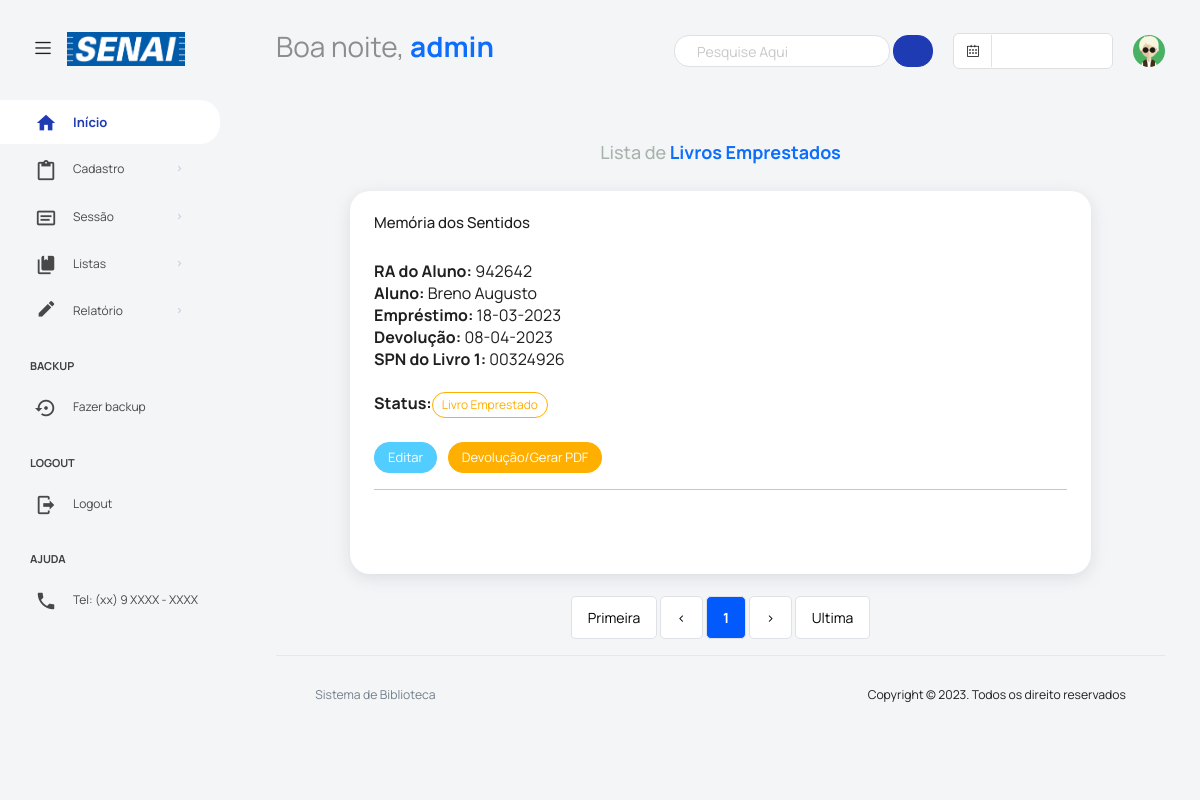
/lista_emprestados.php (signed in), run on the app's committed database.
### tables this page shows
CREATE TABLE `cad_login` (
  `id_num` int(15) NOT NULL,
  `nome` varchar(70) NOT NULL,
  `email` varchar(70) NOT NULL,
  `senha` varchar(32) NOT NULL
);

CREATE TABLE `emprestimo` (
  `id_opcao` int(30) NOT NULL,
  `nome_aluno` varchar(50) NOT NULL,
  `num_id` int(15) NOT NULL,
  `email` varchar(50) NOT NULL,
  `nome_livro` varchar(60) NOT NULL,
  `nome_livro2` varchar(100) NOT NULL,
  `nome_livro3` varchar(100) NOT NULL,
  `cod_spn` varchar(50) NOT NULL,
  `cod_spn2` varchar(20) NOT NULL,
  `cod_spn3` varchar(20) NOT NULL,
  `emprestimo` varchar(50) NOT NULL,
  `data_e` datetime NOT NULL,
  `data_f` datetime NOT NULL,
  `status` tinyint(1) DEFAULT 1 COMMENT '0 - Devolvido | 1 - Emprestado | 2 - Atrasado'
);

### lista_emprestados.php (the view, shortened to what this page needs)
<?php
include_once('include/header.php');
$quantidade = 10;
$pagina = (isset($_GET['pagina'])) ? (int)$_GET['pagina'] : 1;
$inicio = ($quantidade * $pagina) - $quantidade;
$sql = "SELECT * FROM emprestimo WHERE nome_livro IS NOT NULL
OR nome_livro2 IS NOT NULL
OR nome_livro3 IS NOT NULL
OR cod_spn IS NOT NULL
OR cod_spn2 IS NOT NULL
OR cod_spn3 IS NOT NULL AND status=1 OR status=2 ORDER BY data_e DESC LIMIT $inicio,$quantidade";
$resp_sql = mysqli_query($_SESSION['conexao'], $sql);
echo '<br><center><h4 class="welcome-text" style="color: #a8b3ab;">Lista de<span class="text-primary fw-bold"> Livros Emprestados</span></h4></center><br>
<div class="col-md-10 grid-margin stretch-card" style="margin: 0 auto;">
<div class="card">
  <div class="card-body">
<div class="row">
<div class="col-lg-30">';
while ($linha = mysqli_fetch_array($resp_sql)) {
  $cod_spn = $linha['cod_spn'];
  $data = new DateTime($linha['data_f']);
  $dataAtual = new DateTime();
  if ($dataAtual == $data) {
    $teste = '<label class="badge badge-primary">Devolvido</label>';
  } elseif ($dataAtual < $data) {
    $teste = '<label class="badge badge-warning">Livro Emprestado</label>';
  } elseif ($dataAtual > $data) {
    $data_insert = date_format($data, "Y-m-d H:i:s");
    $teste = '<label class="badge badge-danger">Atrasado</label>';
    $sql_up1 = "UPDATE emprestimo SET status= 2 WHERE cod_spn=" . $cod_spn;
    $resp_sql1 = mysqli_query($_SESSION['conexao'], $sql_up1);
  }
  if ($linha['nome_livro']) {
    echo '<h6>' . $linha['nome_livro'] . '</h6>';
  }
  echo '
     <br><b>RA do Aluno:</b> ' . $linha['num_id'] . '
     <br><b>Aluno:</b> ' . $linha['nome_aluno'] . '
     <br><b>Empréstimo:</b> ' . date('d-m-Y', strtotime($linha['data_e'])) . '
     <br><b>Devolução:</b> ' . date('d-m-Y', strtotime($linha['data_f'])) . '';
  if ($linha['cod_spn']) {
    echo '<br><b style>SPN do Livro 1:</b> ' . $linha['cod_spn'] . '';
  }
  echo '<br><br><b ' . $linha['status'] . '>Status:</b>' . $teste . '</p>';
  if ($linha['cod_spn'] AND $linha['cod_spn2'] AND $linha['cod_spn3']) {
    echo '<p class="template-demo">
    <button type="button" class="btn btn-info btn-rounded btn-sm"><a id="link" href="editar_emprestimo.php?id_opcao=' . $linha['id_opcao'] . '">Editar</a></button>
    <button type="button" class="btn btn-warning btn-rounded btn-sm"><a id="link" href="deletar_emprestimo.php?id_opcao=' . $linha['id_opcao'] . '&cod_spn=' . $linha['cod_spn'] . '&cod_spn2=' . $linha['cod_spn2'] . '&cod_spn3=' . $linha['cod_spn3'] . '">Devolução/Gerar PDF</a></button>
      </p>';
  }else {
    echo '<p class="template-demo">
    <button type="button" class="btn btn-info btn-rounded btn-sm"><a id="link" href="editar_emprestimo.php?id_opcao=' . $linha['id_opcao'] . '">Editar</a></button>
    <button type="button" class="btn btn-warning btn-rounded btn-sm"><a id="link" href="deletar_emprestimo.php?id_opcao=' . $linha['id_opcao'] . '&cod_spn=' . $linha['cod_spn'] .'">Devolução/Gerar PDF</a></button>
      </p>';
  }
  echo '<hr>';
}
echo '</div>
</div>
</div>';
$sql_total = "SELECT id_opcao FROM emprestimo";
$resp_total = mysqli_query($_SESSION['conexao'], $sql_total);
$num_total = mysqli_num_rows($resp_total);
$pagina_total = ceil($num_total / $quantidade);
$anterior  = (($pagina - 1) == 0) ? 1 : $pagina - 1;
$posterior = (($pagina + 1) >= $pagina_total) ? $pagina_total : $pagina + 1;
?>
<br><br>
</div>
</div>
</div>
</div>
<center>
  <?php
  echo '<br><nav id="pag"><ul class="pagination">
 <li class="page-item"><a class="page-link" href ="?pagina=1">Primeira</a></li>';
  echo '<li class="page-item"><a aria-label="Previous" class="page-link" href ="?pagina=' . $anterior . '"><</a></li>';
  echo '<li class="page-item"><a class="active page-link" href="?pagina=' . $pagina . '"><b>' . $pagina . '</b></a></li>';
  echo '<li class="page-item"><a aria-label="Next" class="page-link" href="?pagina=' . $posterior . '">></a></li>';
  echo '<li class="page-item"><a class="page-link" href="?pagina=' . $pagina_total . '">Ultima</a></li></ul></nav>';
  ?>
</center>
<?php
include_once 'include/footer.php';
?>

### include/header.php (shortened to what this page needs)
<?php
$emaill = $_SESSION['email'];
$sql = "SELECT * FROM cad_login WHERE email = '$emaill'";
$resp = mysqli_query($_SESSION['conexao'], $sql);
while ($linha = mysqli_fetch_array($resp)) {
  $nome = $linha['nome'];
}
$hora = date('H');
if ($hora > 6 and $hora <= 12) {
  $var = 'Bom dia, ';
} elseif ($hora > 12 and $hora < 18) {
  $var = 'Boa tarde, ';
} else {
  $var = 'Boa noite, ';
}
?>
<!DOCTYPE html>
<html lang="pt-br">
<head>
  <link rel="stylesheet" href="vendors/feather/feather.css">
  <link rel="stylesheet" href="vendors/mdi/css/materialdesignicons.min.css">
  <link rel="stylesheet" href="vendors/ti-icons/css/themify-icons.css">
  <link rel="stylesheet" href="vendors/typicons/typicons.css">
  <link rel="stylesheet" href="vendors/simple-line-icons/css/simple-line-icons.css">
  <link rel="stylesheet" href="vendors/css/vendor.bundle.base.css">
  <link rel="stylesheet" href="vendors/datatables.net-bs4/dataTables.bootstrap4.css">
  <link rel="stylesheet" href="js/select.dataTables.min.css">
  <link rel="stylesheet" href="css/vertical-layout-light/style.css">
</head>
<body>
  <nav class="navbar default-layout col-lg-12 col-12 p-0 fixed-top d-flex align-items-top flex-row">
    <div class="text-center navbar-brand-wrapper d-flex align-items-center justify-content-start">
      <div class="me-3">
        <button class="navbar-toggler navbar-toggler align-self-center" type="button" data-bs-toggle="minimize">
          <span class="icon-menu"></span>
        </button>
      </div>
      <div>
        <a class="navbar-brand brand-logo" href="home.php">
          <img src="logo_senai.png" alt="logo" />
        </a>
      </div>
    </div>
    <div class="navbar-menu-wrapper d-flex align-items-top">
      <ul class="navbar-nav">
        <li class="nav-item font-weight-semibold d-none d-lg-block ms-0">
          <h1 class="welcome-text"><?php echo $var; ?><span class="text-primary fw-bold"><?php echo $nome; ?></span></h1>
        </li>
      </ul>
      <ul class="navbar-nav ms-auto">
      <ul class="navbar-nav ms-auto">
        <form class="search-form" action="buscar.php" id="the-basics">
          <span class="twitter-typeahead" style="position: relative; display: inline-block;top:1.5px;">
            <input type="search" class="form-control" placeholder="Pesquise Aqui" title="Pesquise Aqui" name="pesquisar" value="<?php if (isset($_GET['pesquisar'])) echo $_GET['pesquisar']; ?>" style="border-radius:15px;">
          </span>
          <button type="submit" style="margin-bottom: 2px;" class="btn btn-primary btn-sm"><i class="icon-search" style="margin-top: -2px;"></i></button>
        </form>
        <li class="nav-item d-none d-lg-block">
          <div id="datepicker-popup" class="input-group date datepicker navbar-date-picker">
            <span class="input-group-addon input-group-prepend border-right">
              <span class="icon-calendar input-group-text calendar-icon"></span>
            </span>
            <input type="text" class="form-control">
          </div>
        </li>
          <li class="nav-item dropdown d-none d-lg-block user-dropdown">
              <a class="nav-link" id="UserDropdown" href="#" data-bs-toggle="dropdown" aria-expanded="false">
                <img class="img-xs rounded-circle" src="images/perfil/d3.png" alt="Imagem de perfil"></a>
            </li>
      </ul>
    </div>
  </nav>
  <div class="container-fluid page-body-wrapper ">
    <nav class="sidebar sidebar-offcanvas" id="sidebar">
      <ul class="nav">
        <li class="nav-item active">
          <a class="nav-link" href="home.php">
            <i class="mdi mdi-grid-large menu-icon mdi mdi-home"></i>
            <span class="menu-title">Início</span>
          </a>
        </li>
        <li class="nav-item">
          <a class="nav-link" data-bs-toggle="collapse" href="#form-elements" aria-expanded="false">
            <i class="menu-icon mdi mdi-content-paste"></i>
            <span class="menu-title">Cadastro</span>
            <i class="menu-arrow"></i>
          </a>
        </li>
        <li class="nav-item">
          <a class="nav-link" data-bs-toggle="collapse" href="#tables" aria-expanded="false">
            <i class="menu-icon mdi mdi-card-text-outline"></i>
            <span class="menu-title">Sessão</span>
            <i class="menu-arrow"></i>
          </a>
        </li>
        <li class="nav-item">
          <a class="nav-link" data-bs-toggle="collapse" href="#table" aria-expanded="false" aria-controls="icons">
            <i class="menu-icon mdi mdi mdi-book-multiple"></i>
            <span class="menu-title">Listas</span>
            <i class="menu-arrow"></i>
          </a>
        </li>
        <li class="nav-item">
          <a class="nav-link" data-bs-toggle="collapse" href="#tabless" aria-expanded="false">
            <i class="menu-icon mdi mdi-border-color"></i>
            <span class="menu-title">Relatório</span>
            <i class="menu-arrow"></i>
          </a>
        </li>
        <li class="nav-item nav-category">Backup</li>
        <li class="nav-item">
          <a class="nav-link" href="backup.php">
            <i class="menu-icon mdi mdi-backup-restore"></i>
            <span class="menu-title">Fazer backup</span>
          </a>
        </li>
        <li class="nav-item nav-category">Logout</li>
        <li class="nav-item">
          <a class="nav-link" href="logout.php?logout='sair'">
            <i class="menu-icon mdi mdi-logout"></i>
            <span class="menu-title">Logout</span>
          </a>
        </li>
        <li class="nav-item nav-category">Ajuda</li>
        <li class="nav-item">
          <a class="nav-link" href="#">
            <i class="menu-icon mdi mdi-phone"></i>
            <span class="menu-title">Tel: (xx) 9 XXXX - XXXX</span>
          </a>
        </li>
      </ul>
    </nav>
    <div class="main-panel">
      <div class="content-wrapper">
        <div class="row">
          <div class="col-sm-12">

### lista_emprestados.php (style rules this page uses)
#pag { display: inline-block; }
.pagination a { color: black; float: left; padding: 8px 16px; text-decoration: none; transition: background-color .3s; border: 1px solid #ddd; margin: 0 4px; border-radius: 5px; }
#link { text-decoration: none; color: white; }
.pagination a.active { background-color: #035afc; color: white; }

### data on the page
cad_login: nome "admin"
emprestimo: nome_livro "Memória dos Sentidos", num "942642", nome_aluno "Breno Augusto", data_e "18-03-2023", data_f "08-04-2023", cod_spn "00324926", shows "Livro Emprestado"

### other printed values
$var "Boa noite,"
$pagina "1"
